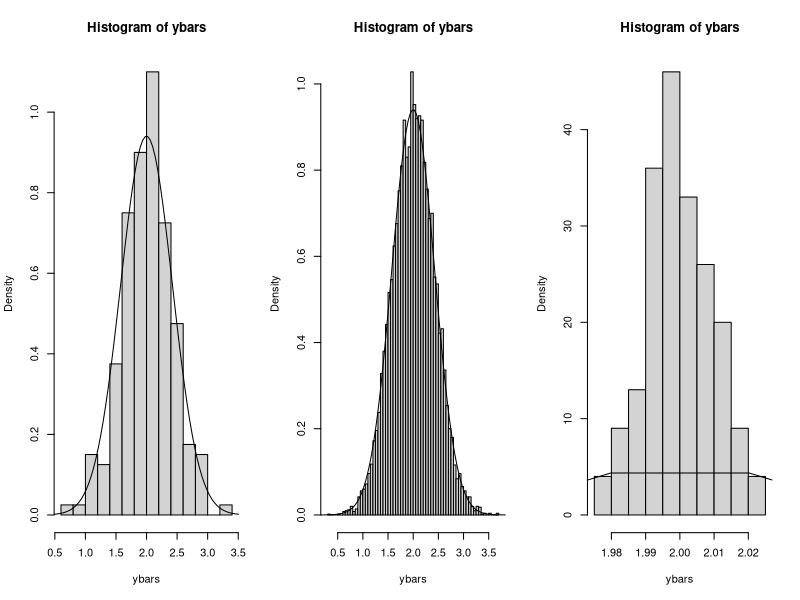

Reproduce this figure in R.
# y_bar is N(mu, sigma^2/n) distributed
plot_y_bar <- function(m,n) {
  ybars <- sapply(1:m, function(rep){
    mean(rnorm(n, mean=2, sd = 3))
  })
  
  hist(ybars, probability = T, breaks = 'fd')
  lines(seq(0, 4, l=1e2),
        dnorm(seq(0, 4, l=1e2),
              mean=2, sd = 3 / sqrt(n)))  
}

m=200
n=50
par(mfrow = c(1,3))
plot_y_bar(m,n)

# m -> infinity; graph fills in more and distribution approaches N(mu, sigma^2/n)

m = 10000
n = 50
plot_y_bar(m,n)

# n -> infinity; variance -> 0 and distribution approaches pinpointing at 2
 
m = 200
n = 100000
plot_y_bar(m,n)

####################################################################################################
cement <- data.frame(modified = c(16.85, 16.40, 17.21, 16.35, 16.52,
                                  17.04, 16.96, 17.15, 16.59, 16.57),
                     unmodified = c(16.62, 16.75, 17.37, 17.12, 16.98,
                                    16.87, 17.34, 17.02, 17.08, 17.27))
# mean and variance
colMeans(cement)
sapply(cement, var)

# t test to compare unmodified v modified means
t.test(cement$modified, cement$unmodified, var.equal = F)

# See if variances of two populations are equal?
Fstat <- var(cement$modified)/ var(cement$unmodified)
Fstat # 1.63
1 - pf(Fstat, 9 , 9) # pvalue: .024
qf(1-0.05, 9, 9) # threshold for rejection at .05: 3.18

# Conclusion: we can assume equal var